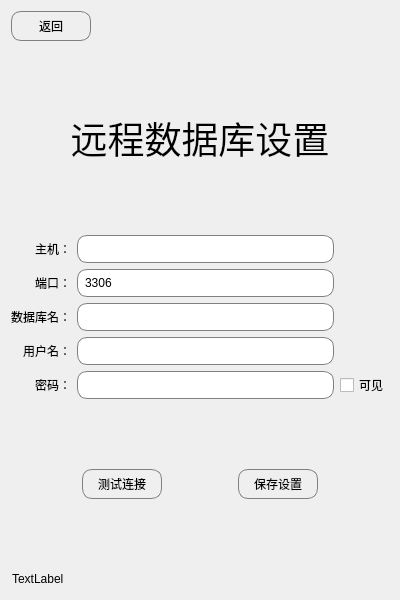
<?xml version="1.0" encoding="UTF-8"?>
<ui version="4.0">
 <class>UiDatabaseSet</class>
 <widget class="QWidget" name="UiDatabaseSet">
  <property name="geometry">
   <rect>
    <x>0</x>
    <y>0</y>
    <width>400</width>
    <height>600</height>
   </rect>
  </property>
  <property name="windowTitle">
   <string>Form</string>
  </property>
  <layout class="QVBoxLayout" name="verticalLayout">
   <item>
    <layout class="QHBoxLayout" name="horizontalLayout_2">
     <item>
      <widget class="QPushButton" name="button_return">
       <property name="minimumSize">
        <size>
         <width>80</width>
         <height>0</height>
        </size>
       </property>
       <property name="styleSheet">
        <string notr="true">border: 1px solid gray;
border-radius: 10px;
padding: 5px;</string>
       </property>
       <property name="text">
        <string>返回</string>
       </property>
      </widget>
     </item>
     <item>
      <spacer name="horizontalSpacer_4">
       <property name="orientation">
        <enum>Qt::Horizontal</enum>
       </property>
       <property name="sizeHint" stdset="0">
        <size>
         <width>40</width>
         <height>20</height>
        </size>
       </property>
      </spacer>
     </item>
    </layout>
   </item>
   <item>
    <spacer name="verticalSpacer_4">
     <property name="orientation">
      <enum>Qt::Vertical</enum>
     </property>
     <property name="sizeHint" stdset="0">
      <size>
       <width>20</width>
       <height>60</height>
      </size>
     </property>
    </spacer>
   </item>
   <item>
    <widget class="QLabel" name="label">
     <property name="font">
      <font>
       <family>楷体</family>
       <pointsize>28</pointsize>
      </font>
     </property>
     <property name="text">
      <string>远程数据库设置</string>
     </property>
     <property name="alignment">
      <set>Qt::AlignCenter</set>
     </property>
    </widget>
   </item>
   <item>
    <spacer name="verticalSpacer_3">
     <property name="orientation">
      <enum>Qt::Vertical</enum>
     </property>
     <property name="sizeHint" stdset="0">
      <size>
       <width>20</width>
       <height>61</height>
      </size>
     </property>
    </spacer>
   </item>
   <item>
    <layout class="QGridLayout" name="gridLayout">
     <item row="0" column="1">
      <widget class="QLineEdit" name="lineEdit_hostName">
       <property name="styleSheet">
        <string notr="true">QLineEdit {
    border: 1px solid gray;
    border-radius: 10px;
    padding: 5px;
}
</string>
       </property>
      </widget>
     </item>
     <item row="1" column="0">
      <widget class="QLabel" name="label_3">
       <property name="text">
        <string>端口：</string>
       </property>
       <property name="alignment">
        <set>Qt::AlignRight|Qt::AlignTrailing|Qt::AlignVCenter</set>
       </property>
      </widget>
     </item>
     <item row="4" column="0">
      <widget class="QLabel" name="label_4">
       <property name="text">
        <string>密码：</string>
       </property>
       <property name="alignment">
        <set>Qt::AlignRight|Qt::AlignTrailing|Qt::AlignVCenter</set>
       </property>
      </widget>
     </item>
     <item row="4" column="1">
      <widget class="QLineEdit" name="lineEdit_password">
       <property name="styleSheet">
        <string notr="true">QLineEdit {
    border: 1px solid gray;
    border-radius: 10px;
    padding: 5px;
}
</string>
       </property>
       <property name="echoMode">
        <enum>QLineEdit::Password</enum>
       </property>
      </widget>
     </item>
     <item row="4" column="2">
      <widget class="QCheckBox" name="checkBox_showPwd">
       <property name="text">
        <string>可见</string>
       </property>
      </widget>
     </item>
     <item row="2" column="0">
      <widget class="QLabel" name="label_5">
       <property name="text">
        <string>数据库名：</string>
       </property>
       <property name="alignment">
        <set>Qt::AlignRight|Qt::AlignTrailing|Qt::AlignVCenter</set>
       </property>
      </widget>
     </item>
     <item row="2" column="1">
      <widget class="QLineEdit" name="lineEdit_dbName">
       <property name="styleSheet">
        <string notr="true">QLineEdit {
    border: 1px solid gray;
    border-radius: 10px;
    padding: 5px;
}
</string>
       </property>
       <property name="echoMode">
        <enum>QLineEdit::Normal</enum>
       </property>
      </widget>
     </item>
     <item row="0" column="0">
      <widget class="QLabel" name="label_2">
       <property name="text">
        <string>主机：</string>
       </property>
       <property name="alignment">
        <set>Qt::AlignRight|Qt::AlignTrailing|Qt::AlignVCenter</set>
       </property>
      </widget>
     </item>
     <item row="1" column="1">
      <widget class="QLineEdit" name="lineEdit_hostPort">
       <property name="styleSheet">
        <string notr="true">QLineEdit {
    border: 1px solid gray;
    border-radius: 10px;
    padding: 5px;
}
</string>
       </property>
       <property name="inputMask">
        <string>9999</string>
       </property>
       <property name="text">
        <string>3306</string>
       </property>
       <property name="echoMode">
        <enum>QLineEdit::Normal</enum>
       </property>
      </widget>
     </item>
     <item row="3" column="0">
      <widget class="QLabel" name="label_6">
       <property name="text">
        <string>用户名：</string>
       </property>
       <property name="alignment">
        <set>Qt::AlignRight|Qt::AlignTrailing|Qt::AlignVCenter</set>
       </property>
      </widget>
     </item>
     <item row="3" column="1">
      <widget class="QLineEdit" name="lineEdit_username">
       <property name="styleSheet">
        <string notr="true">QLineEdit {
    border: 1px solid gray;
    border-radius: 10px;
    padding: 5px;
}
</string>
       </property>
       <property name="echoMode">
        <enum>QLineEdit::Normal</enum>
       </property>
      </widget>
     </item>
    </layout>
   </item>
   <item>
    <spacer name="verticalSpacer">
     <property name="orientation">
      <enum>Qt::Vertical</enum>
     </property>
     <property name="sizeHint" stdset="0">
      <size>
       <width>20</width>
       <height>60</height>
      </size>
     </property>
    </spacer>
   </item>
   <item>
    <layout class="QHBoxLayout" name="horizontalLayout">
     <item>
      <spacer name="horizontalSpacer_2">
       <property name="orientation">
        <enum>Qt::Horizontal</enum>
       </property>
       <property name="sizeHint" stdset="0">
        <size>
         <width>40</width>
         <height>20</height>
        </size>
       </property>
      </spacer>
     </item>
     <item>
      <widget class="QPushButton" name="button_dbTest">
       <property name="minimumSize">
        <size>
         <width>80</width>
         <height>0</height>
        </size>
       </property>
       <property name="styleSheet">
        <string notr="true">QPushButton {
    border: 1px solid gray;
    border-radius: 10px;
    padding: 5px;
}</string>
       </property>
       <property name="text">
        <string>测试连接</string>
       </property>
      </widget>
     </item>
     <item>
      <spacer name="horizontalSpacer">
       <property name="orientation">
        <enum>Qt::Horizontal</enum>
       </property>
       <property name="sizeHint" stdset="0">
        <size>
         <width>40</width>
         <height>20</height>
        </size>
       </property>
      </spacer>
     </item>
     <item>
      <widget class="QPushButton" name="button_save">
       <property name="minimumSize">
        <size>
         <width>80</width>
         <height>0</height>
        </size>
       </property>
       <property name="styleSheet">
        <string notr="true">QPushButton {
    border: 1px solid gray;
    border-radius: 10px;
    padding: 5px;
}</string>
       </property>
       <property name="text">
        <string>保存设置</string>
       </property>
      </widget>
     </item>
     <item>
      <spacer name="horizontalSpacer_3">
       <property name="orientation">
        <enum>Qt::Horizontal</enum>
       </property>
       <property name="sizeHint" stdset="0">
        <size>
         <width>40</width>
         <height>20</height>
        </size>
       </property>
      </spacer>
     </item>
    </layout>
   </item>
   <item>
    <spacer name="verticalSpacer_2">
     <property name="orientation">
      <enum>Qt::Vertical</enum>
     </property>
     <property name="sizeHint" stdset="0">
      <size>
       <width>20</width>
       <height>60</height>
      </size>
     </property>
    </spacer>
   </item>
   <item>
    <layout class="QHBoxLayout" name="horizontalLayout_3">
     <item>
      <spacer name="horizontalSpacer_6">
       <property name="orientation">
        <enum>Qt::Horizontal</enum>
       </property>
       <property name="sizeType">
        <enum>QSizePolicy::Fixed</enum>
       </property>
       <property name="sizeHint" stdset="0">
        <size>
         <width>1</width>
         <height>20</height>
        </size>
       </property>
      </spacer>
     </item>
     <item>
      <widget class="QLabel" name="label_showInfo">
       <property name="text">
        <string>TextLabel</string>
       </property>
      </widget>
     </item>
     <item>
      <spacer name="horizontalSpacer_5">
       <property name="orientation">
        <enum>Qt::Horizontal</enum>
       </property>
       <property name="sizeType">
        <enum>QSizePolicy::Fixed</enum>
       </property>
       <property name="sizeHint" stdset="0">
        <size>
         <width>1</width>
         <height>20</height>
        </size>
       </property>
      </spacer>
     </item>
    </layout>
   </item>
  </layout>
 </widget>
 <resources/>
 <connections/>
</ui>
